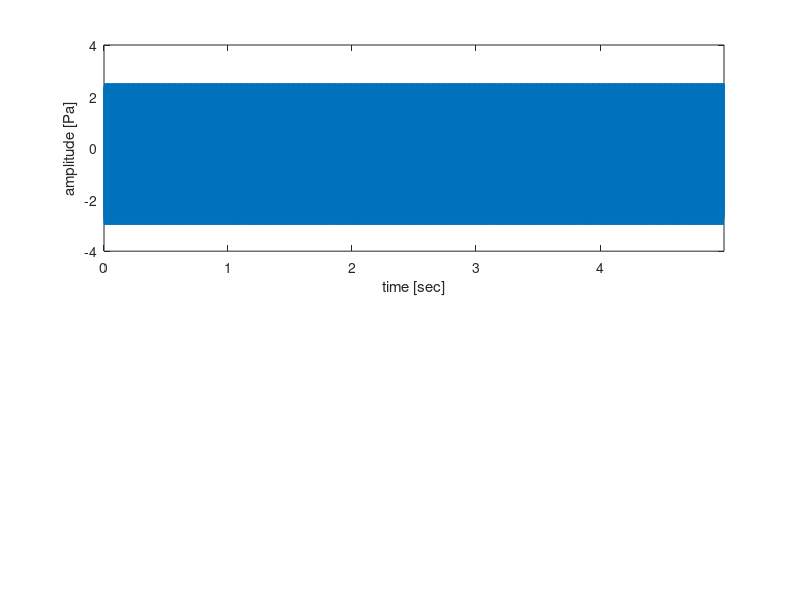

The MATLAB script that drew this image: (Note: this script raises an error after producing the figure.)
%% START

%% Initialization
close all;
clc;
clear;

%% File name
filename = 'ps_cos';

%% Make time array
fs = 44.1e3;
T = 5;
t = 0 : 1/fs : T-1/fs;

%% Make sound wave
y = 1/2 * cos(2*pi*2e3*t -pi/4) + 3/2 *cos(2*pi*10e3*t +pi/3) + cos(2*pi*15e3*t);

%% Make limit of plot and Font size
lim = { [-4 4] , [0 2] , [-0.75 0.75]};
setting_fontsize = 18;

%% Calc fft
Y = fft(y);
L = length(Y);

%% Get Single-Sided Spectrum
z = Y/L;
h_z = z(1:L/2+1);
h_z(2:end-1) = 2*h_z(2:end-1);

%% Get amplitude
amplitude = abs(h_z);

%% Get Power
power = amplitude.*amplitude;

%% Make frequency array
f = linspace(0,fs/2,length(power));

%% Make figure
figure('position', [0, 0, 600*16/9, 600]);

%% Time domain plot
subplot(2,1,1);
plot(t,y);
ylabel('amplitude [Pa]');
xlabel('time [sec]');
xlim([t(1) t(end)]);
ylim(lim{1});
ax = gca;
ax.FontSize = setting_fontsize;

%% Amplitude plot
subplot(2,1,2);
plot(f/1e3,10*log10(power/(20e-6).^2));
ylabel('power [dB SPL]');
xlabel('frequency [kHz]');
xlim([f(1)/1e3 f(end)/1e3]);
ylim(lim{2});
ax = gca;
ax.FontSize = setting_fontsize;

%% Save as png
fig = gcf;
exportgraphics(fig, [ '../../img/ps/' filename '.png' ] , 'Resolution', 500);

%% END
